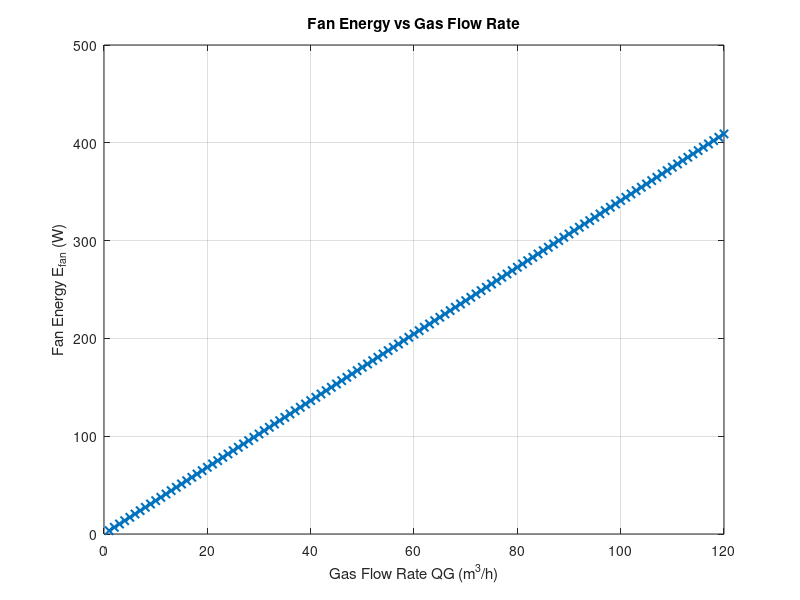

The MATLAB source for this figure:
clear all

% Parameters
rho_L = 1050;         % Density of liquid (kg/m^3)
g = 9.81;             % Gravity (m/s^2)
h_L = 1;              % Liquid height (m)
total_pressure = 1;   % bar
eta = 0.85 * 0.95;    % Fan efficiency
gamma = 1.28;         % Cp/Cv
delta_P = rho_L * g * h_L;       % Pa
P_in = total_pressure * 1e5;     % Convert bar to Pa
P_out = P_in + delta_P;          % Outlet pressure

% Define QG range (m^3/h)
QG_range = 1:120;
E_fan = zeros(size(QG_range));

% Loop to calculate E_fan for each QG
for i = 1:length(QG_range)
    QG = QG_range(i) / 3600;     % Convert to m^3/s
    E_fan(i) = (1 / eta) * P_in * QG * gamma / (gamma - 1) * ((P_out / P_in)^(1 - 1/gamma) - 1);  % W
end

% Plotting
figure
plot(QG_range, E_fan, '-x', 'LineWidth', 1.5)
xlabel('Gas Flow Rate QG (m^3/h)')
ylabel('Fan Energy E_{fan} (W)')
title('Fan Energy vs Gas Flow Rate')
grid on
